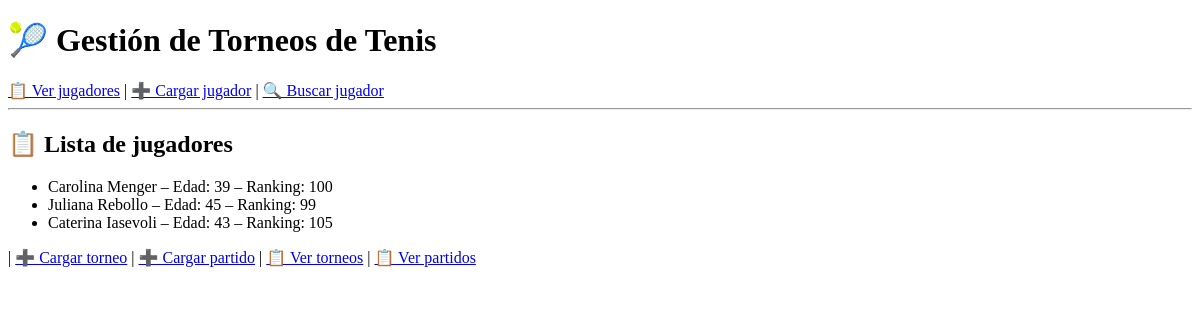
The app's page /jugadores/, older data.
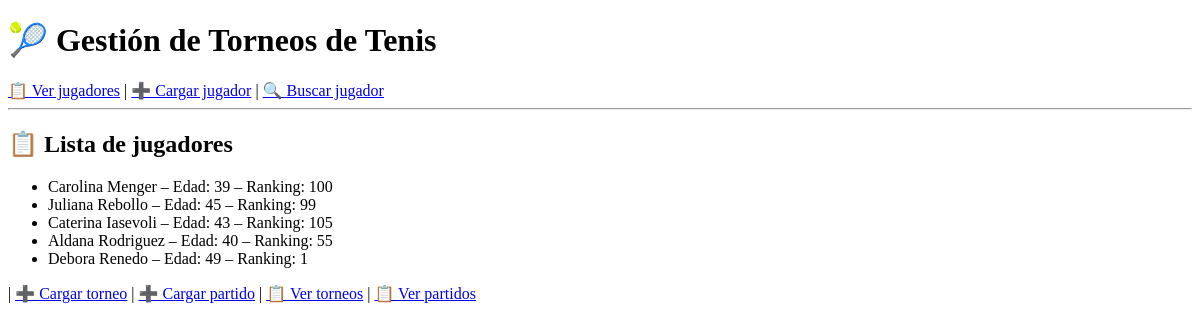
The same page, newer data.
### gestion/models.py (models this page shows, shortened)
class Jugador(models.Model):
    nombre = models.CharField(max_length=100)
    edad = models.PositiveIntegerField()
    ranking = models.PositiveIntegerField()

### gestion/views.py (the view)
# urls.py: path('jugadores/', JugadorList.as_view(), name='jugador_lista'),
class JugadorList(ListView):
    model = Jugador
    template_name = 'gestion/jugador_list.html'
    context_object_name = 'jugadores'

### gestion/templates/gestion/jugador_list.html (shortened to what this page needs)
{% extends 'gestion/base.html' %}
{% block content %}
<h2>📋 Lista de jugadores</h2>
<ul>
    {% for jugador in jugadores %}
        <li>{{ jugador.nombre }} – Edad: {{ jugador.edad }} – Ranking: {{ jugador.ranking }}</li>
    {% empty %}
        <li>No hay jugadores cargados aún.</li>
    {% endfor %}
</ul>
{% endblock %}

Row changes from the older to the newer data that the page shows:
added Jugador: nombre "Aldana Rodriguez", edad "40", ranking "55"
added Jugador: nombre "Debora Renedo", edad "49", ranking "1"
